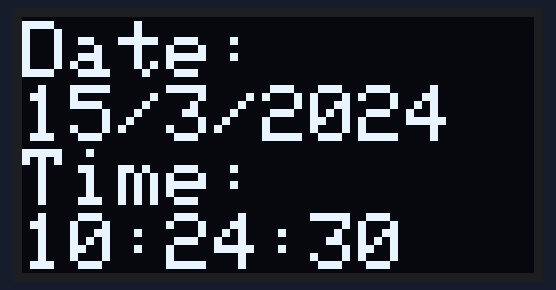
A program run on a simulated Arduino Nano, built with avr-gcc and run on an emulated ATmega328P. Shown: 128×64 one-colour display. The local clock reads 2024-03-15 10:24:30 at power-on unless the program sets it.

Above: at 0.1 s.
At 4.1 s:
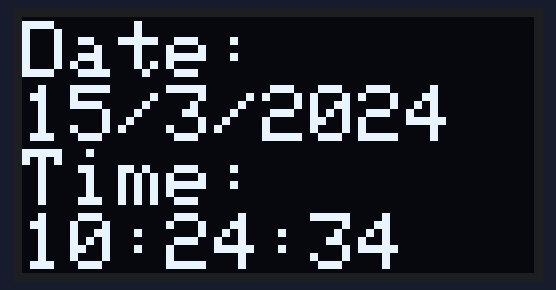
At 9.1 s:
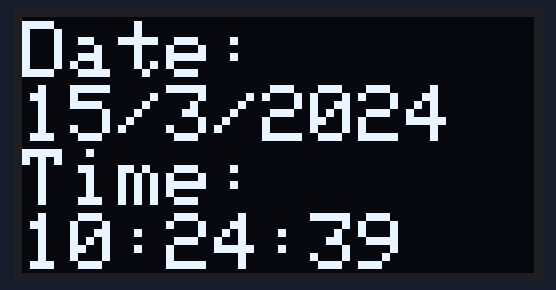
At 19.1 s:
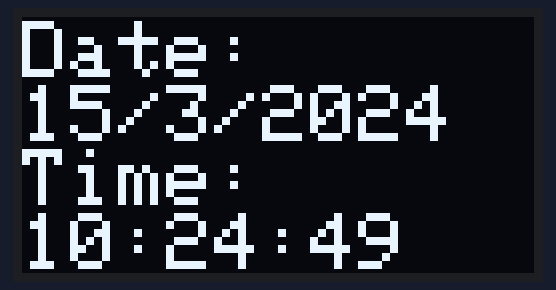
At 29.1 s:
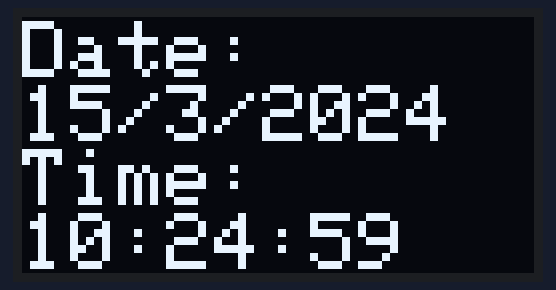
At 38.1 s:
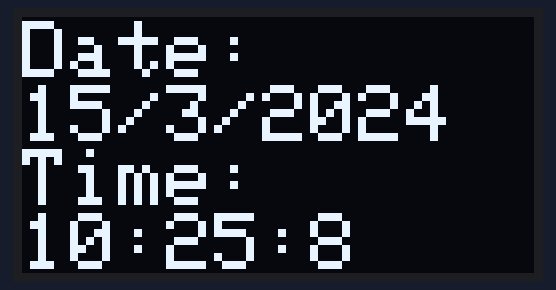

The program:

main.cpp
```cpp
/*
Branchement :
/!\ Attention, bien penser à alimenter l'écran OLED
/!\ Attention, bien penser à alimenter l'horloge RTC (A minima brancher la broche GRD)
Clock :
  RST: D4
  DAT: D3
  CLK: D2
Ecran OLED :
  SCL : A5
  SDA : A4
*/


//Déclaration des bibliothèques
#include <Arduino.h> //Bibliothèque Arduino
#include <Wire.h> //Bibliothèque pour l'écran OLED et l'horloge RTC
#include <Adafruit_SSD1306.h> //Bibliothèque pour l'écran OLED
#include <Adafruit_GFX.h> //Bibliothèque pour l'écran OLED
#include <RtcDS1302.h> //Bibliothèque pour l'horloge RTC

//Déclaration des variables
#define SCREEN_WIDTH 128
#define SCREEN_HEIGHT 64
Adafruit_SSD1306 display(SCREEN_WIDTH, SCREEN_HEIGHT, &Wire, -1); //Définition de l'écran OLED
ThreeWire myWire(3,2,4); //Définition des broches de l'horloge RTC
RtcDS1302<ThreeWire> Rtc(myWire); //Définition de l'horloge RTC

//Déclaration de la boucle setup()
void setup() {
  Serial.begin(9600);     //Initialisation de la communication série et taux de raffraichissement
  display.begin(SSD1306_SWITCHCAPVCC, 0x3C);      //Initialisation de l'écran OLED
  display.setTextSize(2);      //Définition de la taille du texte
  display.setTextColor(WHITE);      //Définition de la couleur du texte
  Rtc.Begin();      //Initialisation de l'horloge RTC

}

//Déclaration de la boucle loop() (instruction répétée en boucle)
void loop() {
    RtcDateTime now = Rtc.GetDateTime(); //Récupération de la date et de l'heure à chaque début de boucle
    display.clearDisplay();  //Effacement de l'écran OLED
    display.setCursor(0,1);

    //Affichage de la date sur l'écrna OLED
    display.println("Date: ");
    display.print(now.Day()); //Affichage du jour
    display.print("/");
    display.print(now.Month()); //Affichage du mois
    display.print("/");
    display.println(now.Year()); //Affichage de l'année

    //Affichage de l'heure sur l'écran OLED
    display.println("Time: ");
    display.print(now.Hour()); //Affichage de l'heure
    display.print(":");
    display.print(now.Minute()); //Affichage des minutes
    display.print(":");
    display.print(now.Second()); //Affichage des secondes
    display.display(); //Affichage de l'écran OLED
}
```

Measured:
- what the display in image 1 shows lasts 1.1 s, from 4.0 s to 5.1 s
